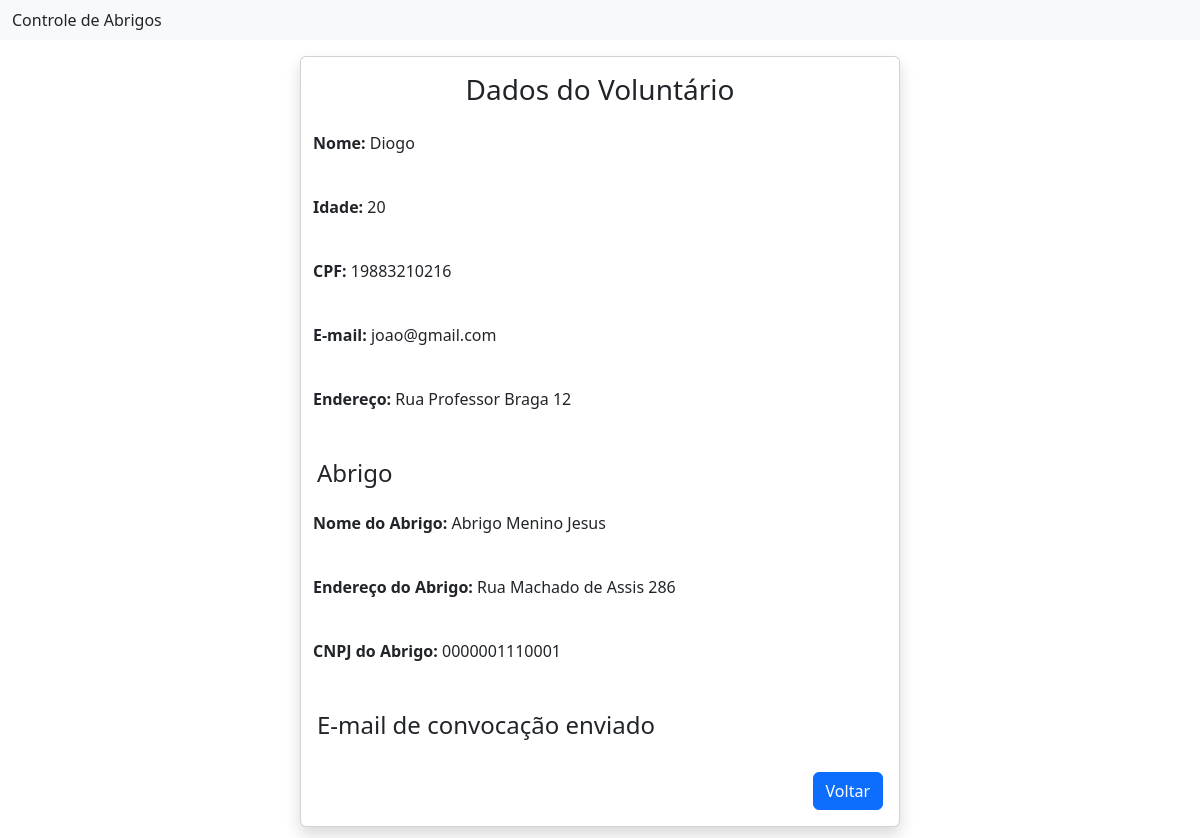
Screenshot of /4/voluntario/exibir/ with the database file from the repository.
### voluntarios/models.py (models this page shows)
class Voluntario(models.Model):
    nome = models.CharField('Nome', max_length=100, help_text='Nome do voluntário')
    idade = models.IntegerField('Idade', help_text='Idade do voluntário')
    cpf = models.CharField('CPF', max_length=11, help_text='CPF do voluntário', unique=True)
    email = models.EmailField('Email', help_text='Email do voluntário')
    endereco = models.CharField('Endereço', max_length=200, help_text='Endereço do voluntário')
    abrigo = models.ForeignKey('abrigo.Abrigo', verbose_name=' Abrigo', help_text='Nome do abrigo',
                               on_delete=models.CASCADE)
    class Meta:
        verbose_name = 'Voluntário'
        verbose_name_plural = 'Voluntários'
    def __str__(self):
        return self.nome

### abrigo/models.py (models this page shows, shortened)
class Abrigo(models.Model):
    nome = models.CharField(max_length=255, verbose_name="Nome", default='Exemplo de nome')
    cnpj = models.CharField(max_length=18, unique=True, verbose_name="CNPJ")
    endereco = models.CharField(max_length=255, verbose_name="Endereço")
    voluntarios = models.ForeignKey('voluntarios.Voluntario', verbose_name='Voluntario', related_name="tste",
                                     on_delete=models.CASCADE, null=True,blank=True)
    class Meta:
        verbose_name = 'Abrigo'
        verbose_name_plural = 'Abrigos'

### voluntarios/views.py (the view)
# urls.py: path('<int:pk>/voluntario/exibir/', VoluntarioExibir.as_view(), name='voluntario_exibir'),
class VoluntarioExibir(DetailView):
    model = Voluntario
    template_name = 'voluntario_exibir.html'
    def get_object(self, queryset=None):
        voluntario = get_object_or_404(Voluntario, pk=self.kwargs.get('pk'))
        self.enviar_email(voluntario)
        messages.success(self.request, "E-mail de confirmação enviado com sucesso!")
        return voluntario
    def enviar_email(self, voluntario):
        email = []
        email.append(voluntario.email)
        dados = {
            'voluntario': voluntario,
            'abrigo': voluntario.abrigo
        }
        texto_email = render_to_string('emails/texto_email.txt', dados)
        html_email = render_to_string('emails/texto_email.html', dados)
        send_mail(
            subject='Confirmação de Alocação no Abrigo',
            message=texto_email,
            from_email='jalobler0107@gmail.com',
            recipient_list=email,
            html_message=html_email,
            fail_silently=False,
        )

### voluntarios/templates/voluntario_exibir.html
{% extends 'inicial.html' %}
{% load django_bootstrap5 %}
{% block content %}
<div class="card shadow m-3 col-md-6 mx-auto">
    <div class="card-body">
        <div class="row">
            <h3 class="text-center">Dados do Voluntário</h3>
            <p class="p-2 mt-2"><strong>Nome:</strong> {{ voluntario.nome }}</p>
            <p class="p-2 mt-2"><strong>Idade:</strong> {{ voluntario.idade }}</p>
            <p class="p-2 mt-2"><strong>CPF:</strong> {{ voluntario.cpf }}</p>
            <p class="p-2 mt-2"><strong>E-mail:</strong> {{ voluntario.email }}</p>
            <p class="p-2 mt-2"><strong>Endereço:</strong> {{ voluntario.endereco }}</p>
            <h4 class="mt-4">Abrigo</h4>
            <p class="p-2 mt-2"><strong>Nome do Abrigo:</strong> {{ voluntario.abrigo.nome }}</p>
            <p class="p-2 mt-2"><strong>Endereço do Abrigo:</strong> {{ voluntario.abrigo.endereco }}</p>
            <p class="p-2 mt-2"><strong>CNPJ do Abrigo:</strong> {{ voluntario.abrigo.cnpj }}</p>
            <h4 class="mt-4">E-mail de convocação enviado</h4>
            <div class="text-end mt-4">
                <a href="{% url 'voluntarios' %}" class="btn btn-primary text-white" type="button">
                    <span class="text">Voltar</span>
                </a>
            </div>
        </div>
    </div>
</div>
{% endblock %}

### rows the page displays
Voluntario: nome "Diogo", idade "20", cpf "19883210216", email "joao@gmail.com", endereco "Rua Professor Braga 12", abrigo.nome "Abrigo Menino Jesus", abrigo.endereco "Rua Machado de Assis 286", abrigo.cnpj "0000001110001"
